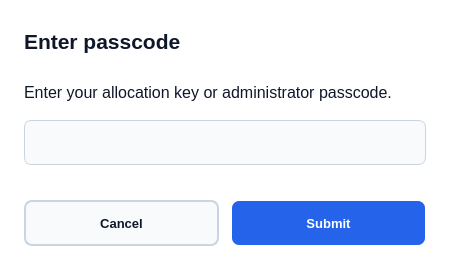
<?xml version='1.0' encoding='utf-8'?>
<ui version="4.0">
 <class>CustomInputDialog</class>
 <widget class="QDialog" name="CustomInputDialog">
  <property name="geometry">
   <rect>
    <x>0</x>
    <y>0</y>
    <width>450</width>
    <height>270</height>
   </rect>
  </property>
  <widget class="QLabel" name="titleLbl">
   <property name="geometry">
    <rect>
     <x>24</x>
     <y>24</y>
     <width>402</width>
     <height>34</height>
    </rect>
   </property>
   <property name="wordWrap">
    <bool>true</bool>
   </property>
   <property name="textFormat">
    <enum>Qt::PlainText</enum>
   </property>
   <property name="font">
    <font>
     <pointsize>16</pointsize>
     <bold>true</bold>
    </font>
   </property>
   <property name="text">
    <string>Enter passcode</string>
   </property>
  </widget>
  <widget class="QLabel" name="promptLbl">
   <property name="geometry">
    <rect>
     <x>24</x>
     <y>70</y>
     <width>402</width>
     <height>44</height>
    </rect>
   </property>
   <property name="textFormat">
    <enum>Qt::PlainText</enum>
   </property>
   <property name="font">
    <font>
     <pointsize>12</pointsize>
    </font>
   </property>
   <property name="wordWrap">
    <bool>true</bool>
   </property>
   <property name="text">
    <string>Enter your allocation key or administrator passcode.</string>
   </property>
  </widget>
  <widget class="QLineEdit" name="inputBox">
   <property name="geometry">
    <rect>
     <x>24</x>
     <y>120</y>
     <width>402</width>
     <height>45</height>
    </rect>
   </property>
   <property name="accessibleName">
    <string>Passcode or allocation key</string>
   </property>
   <property name="minimumSize">
    <size>
     <width>0</width>
     <height>45</height>
    </size>
   </property>
   <property name="font">
    <font>
     <pointsize>12</pointsize>
    </font>
   </property>
   <property name="echoMode">
    <enum>QLineEdit::EchoMode::Password</enum>
   </property>
   <property name="alignment">
    <set>Qt::AlignmentFlag::AlignCenter</set>
   </property>
  </widget>
  <widget class="QPushButton" name="cancelBtn">
   <property name="geometry">
    <rect>
     <x>24</x>
     <y>200</y>
     <width>195</width>
     <height>46</height>
    </rect>
   </property>
   <property name="minimumSize">
    <size>
     <width>120</width>
     <height>40</height>
    </size>
   </property>
   <property name="cursor">
    <cursorShape>PointingHandCursor</cursorShape>
   </property>
   <property name="text">
    <string>Cancel</string>
   </property>
   <property name="font">
    <font>
     <pointsize>10</pointsize>
     <bold>true</bold>
    </font>
   </property>
  </widget>
  <widget class="QPushButton" name="okBtn">
   <property name="geometry">
    <rect>
     <x>231</x>
     <y>200</y>
     <width>195</width>
     <height>46</height>
    </rect>
   </property>
   <property name="minimumSize">
    <size>
     <width>120</width>
     <height>40</height>
    </size>
   </property>
   <property name="cursor">
    <cursorShape>PointingHandCursor</cursorShape>
   </property>
   <property name="text">
    <string>Submit</string>
   </property>
   <property name="font">
    <font>
     <pointsize>10</pointsize>
     <bold>true</bold>
    </font>
   </property>
  </widget>
  <property name="styleSheet">
   <string notr="true">QDialog { background-color: #FFFFFF; color: #0F172A; }
QLabel { color: #0F172A; background: transparent; }
QLineEdit, QComboBox { background-color: #F8FAFC; color: #0F172A; border: 1px solid #CBD5E1; border-radius: 7px; padding: 8px; }
QLineEdit:focus, QComboBox:focus { border: 1px solid #2563EB; }
QComboBox QAbstractItemView { background-color: #F8FAFC; color: #0F172A; selection-background-color: #2563EB; selection-color: white; border: 1px solid #CBD5E1; }
QPushButton { background-color: #2563EB; color: white; border: 2px solid transparent; border-radius: 8px; padding: 2px 14px; }
QPushButton:focus, QPushButton:default { border-color: #0F172A; }
QPushButton:hover { border-color: #CBD5E1; }
QPushButton:disabled { background-color: #CBD5E1; color: #0F172A; }
QPushButton#cancelBtn, QPushButton#closeBtn { background-color: #F8FAFC; color: #0F172A; border-color: #CBD5E1; }
QGroupBox { color: #0F172A; border: 1px solid #CBD5E1; border-radius: 8px; margin-top: 16px; padding-top: 10px; }
QGroupBox::title { subcontrol-origin: margin; left: 12px; padding: 0 4px; }</string>
  </property>
  <property name="font">
   <font>
    <family>Segoe UI</family>
    <pointsize>10</pointsize>
   </font>
  </property>
  <property name="minimumSize">
   <size>
    <width>450</width>
    <height>270</height>
   </size>
  </property>
 </widget>
 <resources />
 <connections />
 <tabstops>
  <tabstop>inputBox</tabstop>
  <tabstop>okBtn</tabstop>
  <tabstop>cancelBtn</tabstop>
 </tabstops>
</ui>
